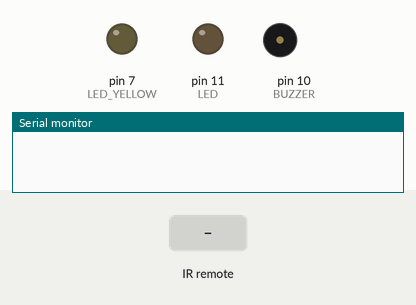
Simulated run of this sketch. Board: Arduino Uno, built with avr-gcc and run on an emulated ATmega328P. On the bench: output pins drawn as LEDs (lit = HIGH), buzzer (waves = sounding, pin HIGH), the last lines printed to the serial monitor. The inputs (shaded band) are chosen by the test bench.

Above: at 1.2 s.
1.3 s: infrared code 0xFF30CF received
At 1.7 s:
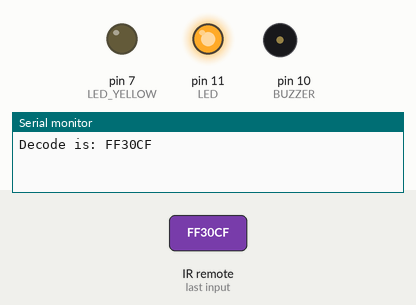
2.8 s: infrared code 0xFF18E7 received
At 4.0 s:
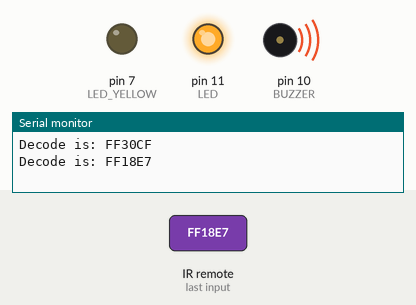
4.3 s: infrared code 0xFF6897 received
At 5.2 s:
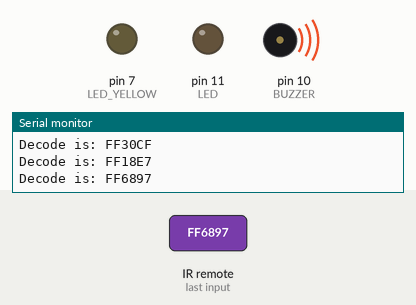
5.8 s: infrared code 0xFF10EF received
At 6.3 s:
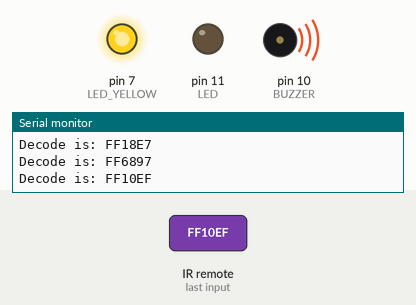
7.3 s: infrared code 0xFF7A85 received
At 8.5 s:
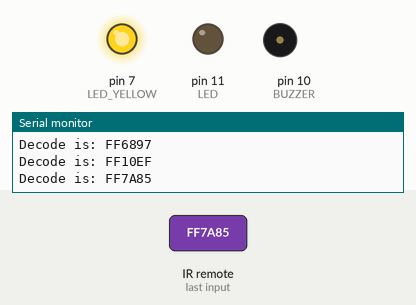
8.8 s: infrared code 0xFF30CF received
At 9.8 s:
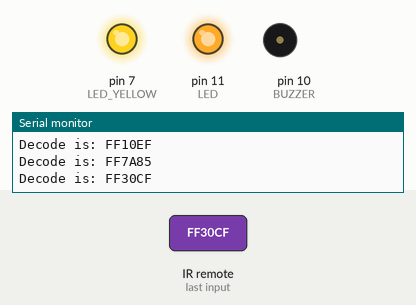
Timing chart, 0 to 11.3 s (numbered marks = the images above; inputs shaded):
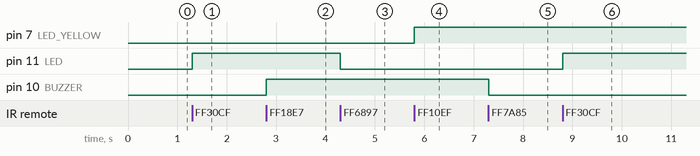

Measured:
- after the input at 1.3 s, pin 11 (LED): LOW → HIGH at once
- after the input at 2.8 s, pin 10 (BUZZER): LOW → HIGH at once
- after the input at 4.3 s, pin 11 (LED): HIGH → LOW at once
- after the input at 5.8 s, pin 7 (LED_YELLOW): LOW → HIGH at once
- after the input at 7.3 s, pin 10 (BUZZER): HIGH → LOW at once
- after the input at 8.8 s, pin 11 (LED): LOW → HIGH at once

The sketch:

remote_controller_demo_2.ino
```cpp
/*
红外遥控实验
*/
#include <IRremote.h>

int RECV_PIN = 8; //红外线接收器OUTPUT端接在pin 11
int LED = 11; // 定义LED引脚为11
int LED_YELLOW = 7;
int BUZZER = 10; //蜂鸣器
IRrecv irrecv(RECV_PIN); // 定义IRrecv 对象来接收红外线信号
decode_results results; //解码结果放在decode_results构造的对象results里


void irdisplay(unsigned long value) // 按下按键后，显示本遥控对应的按键
{
  Serial.print("Decode is: ");
  Serial.println(value, HEX);
  switch(value){ //判定按下的是哪个按键，串口显示按钮名称
    case 0xFF30CF:
      digitalWrite(LED, HIGH); //按下1键,打开LED灯
      break;
    case 0xFF6897:
      digitalWrite(LED, LOW); //按下0键,关闭LED灯
      break;
    case 0xFF18E7:
      digitalWrite(BUZZER, HIGH); //按下2键,打开蜂鸣器
      break;
    case 0xFF7A85:
      digitalWrite(BUZZER, LOW); //按下3键,关闭蜂鸣器
      break;
    case 0xFF10EF:
      digitalWrite(LED_YELLOW, HIGH); //按下4键,打开LED YELLOW
      break;
    case 0xFF38C7:
      digitalWrite(LED_YELLOW, LOW); //按下5键,关闭LED YELLOW
      break;
    case 0x8F52308D:
      digitalWrite(LED_YELLOW, HIGH); //按下有线电视1键,打开LED YELLOW
      break;
    case 0x7A49FF1:
      digitalWrite(LED_YELLOW, LOW); //按下有线电视2键,关闭LED YELLOW
      break;
    case 0xBA7F3C89:
      digitalWrite(BUZZER, HIGH); //按下有线电视<<键,关闭蜂鸣器
      break;
    case 0xA828187D:
      digitalWrite(BUZZER, LOW); //按下有线电视>||键,关闭蜂鸣器
      break;
  }
}

void setup()
{
pinMode(LED,OUTPUT); // 定义LED为输出引脚
pinMode(BUZZER,OUTPUT); // 定义蜂鸣器输出引脚
pinMode(LED_YELLOW, OUTPUT);
Serial.begin(9600); //开启串口通信，并设定波特率为9600
irrecv.enableIRIn(); //启动红外解码
}

void loop() {
if (irrecv.decode(&results))
{
  //解码成功，收到一组红外线信号
  irdisplay(results.value);
  irrecv.resume();
}
}
```
